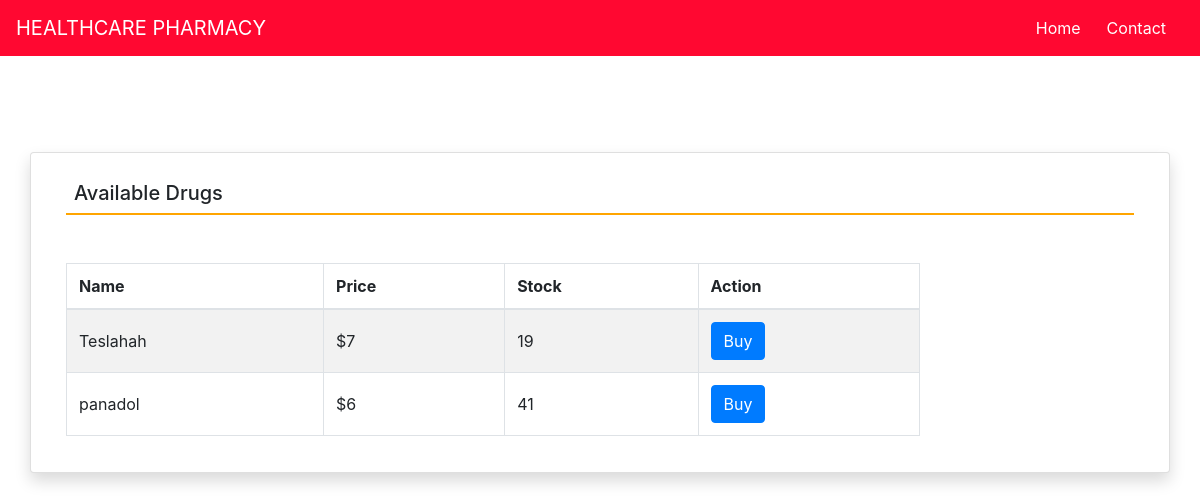
The page /buy_drug_view on the database its author committed.
### hospitals/models.py (models this page shows, shortened)
class Drugs(models.Model):
    name = models.CharField(max_length=50)
    price = models.IntegerField()
    exp_date=models.DateField()
    stock=models.IntegerField()

### hospitals/views.py (the view)
# urls.py: path('buy_drug_view',buy_drug_view,name='buy_drug_view'),
def buy_drug_view(request):
    d=Drugs.objects.all()
    return render(request,'buy_page.html',{'d':d})

### hospitals/templates/buy_page.html (shortened to what this page needs)
{% load static %}
<head>
    <link rel="stylesheet" href="https://stackpath.bootstrapcdn.com/bootstrap/4.3.1/css/bootstrap.min.css">
    <link rel="stylesheet" href="https://maxcdn.bootstrapcdn.com/font-awesome/4.7.0/css/font-awesome.min.css">
</head>
<body>
    <nav class="navbar navbar-expand-md navbar-dark fixed-top" style="background:#ff0831;">
        <a href="#" class="navbar-brand">HEALTHCARE PHARMACY</a>
        <div class="collapse navbar-collapse" id="collapsibleNavbar">
            <ul class="navbar-nav ml-auto">
                <li class="nav-item">
                    <a class="nav-link" href="{% url 'index' %}" style="color:white; margin-right: 10px;">Home</a>
                </li>
                <li class="nav-item">
                    <a class="nav-link" href="{% url 'contact' %}" style="color:white; margin-right: 10px;">Contact</a>
                </li>
            </ul>
        </div>
    </nav>
    {% block content %}
    <br><br><br>
    <div class="center-container">
        <div class="container card shadow m-2">
            <div class="card-body">
                <h5 class="p-2" style="border-bottom: 2px solid orange">Available Drugs</h5>
                <div class="table-container mt-5">
                    <table id="example" class="table table-striped table-bordered" style="width:80%">
                        <thead>
                            <tr>
                                <th>Name</th>
                                <th>Price</th>
                                <th>Stock</th>
                                <th>Action</th>
                            </tr>
                        </thead>
                        <tbody>
                            {% for i in d %}
                            <tr>
                                <td>{{ i.name }}</td>
                                <td>${{ i.price }}</td>
                                <td>{{ i.stock }}</td>
                                <td>
                                    {% if purchased_drug and purchased_drug.id == i.id %}
                                        <button class="btn btn-secondary" disabled>Buy</button>
                                    {% else %}
                                        {% if i.stock > 0 %}
                                            <a href="{% url 'buy_drug' i.id %}" class="btn btn-primary">Buy</a>
                                        {% else %}
                                            <button class="btn btn-secondary" disabled>Out of Stock</button>
                                        {% endif %}
                                    {% endif %}
                                </td>
                            </tr>
                            {% endfor %}
                        </tbody>
                    </table>
                </div>
            </div>
        </div>
    </div>
    {% endblock content %}
</body>
</html>

### hospitals/templates/buy_page.html (style rules this page uses)
.table th, .table td { vertical-align: middle; }
.center-container { display: flex; justify-content: center; align-items: center; flex-direction: column; min-height: 60vh; }

### rows shown on the page
Drugs: name "Teslahah", price "7", stock "19", shows "Buy"
Drugs: name "panadol", price "6", stock "41", shows "Buy"
